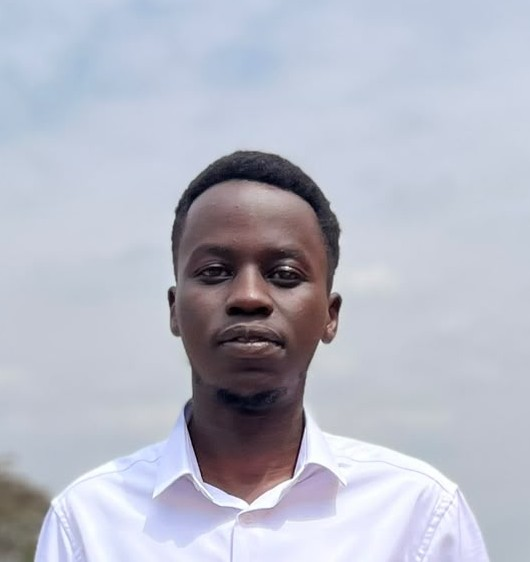
#> input picture demoImage/cutepic1.jpeg, 530 x 562 px, found by its file name
$ python 2dconvolution.py
#> lines starting #> are read from the running program, lines starting #| are printed output that depends on the picture
import cv2 as cv
import os
import numpy as np
import matplotlib.pyplot as plt


def convulution():
    root=os.getcwd()
    imgPath=os.path.join(root,"demoImage\\cutepic1.jpeg")
    img=cv.imread(imgPath)
#> img is the input picture: shape (562, 530, 3); mean B, G, R 197.9, 184.6, 181.8
    imgRGB=cv.cvtColor(img,cv.COLOR_BGR2RGB)

# we create a variable called
# We will use this value to create our kernel.
    n=100
    kernel=np.ones((n,n),np.float32)/(n*n)
    imgFilter=cv.filter2D(imgRGB,-1,kernel)
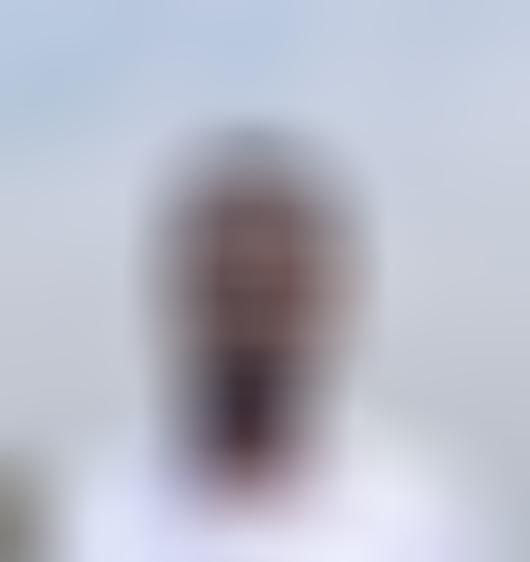
#> imgFilter: shape (562, 530, 3); mean R, G, B 181.8, 184.6, 197.9

    plt.figure()
    plt.subplot(121)
    plt.imshow(imgRGB)

    plt.subplot(121)
    plt.imshow(imgFilter)

    plt.show()
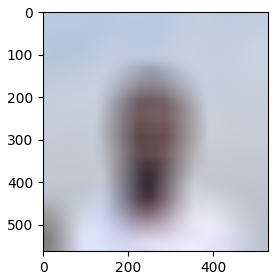
#> figure drawn by matplotlib, 1 panel

convulution()
